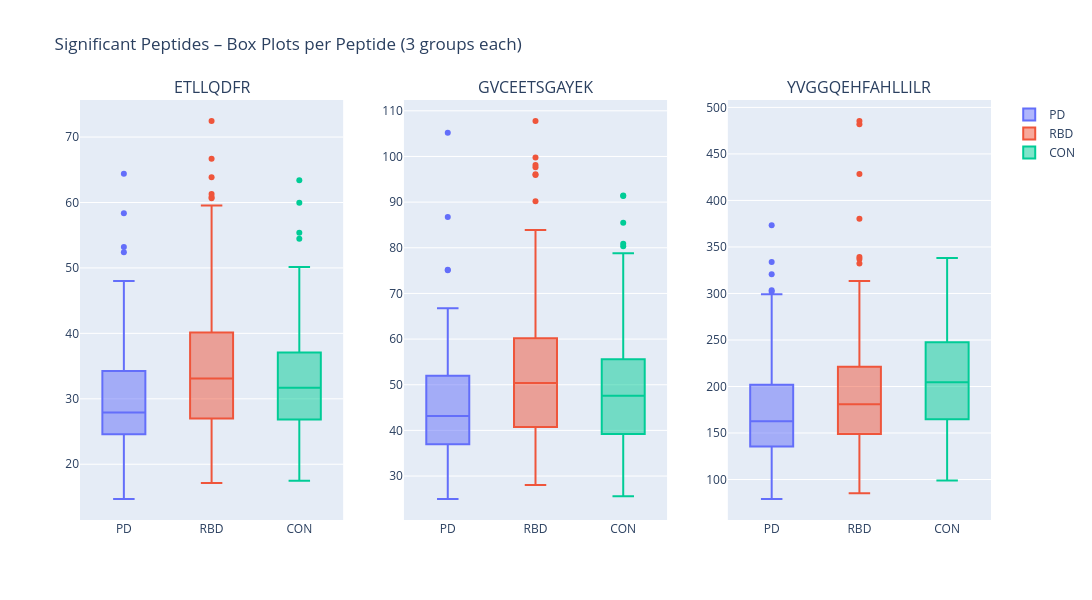

The code cell stored with this chart in its notebook:
### Markdown cell above
**7.2**: Box plots

### Code cell
fig_box = make_subplots(
    rows=1,
    cols=len(sig_peptides),
    shared_yaxes=False,
    subplot_titles=sig_peptides
)
for col_idx, peptide in enumerate(sig_peptides, start=1):
    row_pep = df.loc[df["Peptide"] == peptide].iloc[0]
    for g in group_names:
        values = row_pep[groups[g]].astype(float).values
        fig_box.add_trace(
            go.Box(
                y=values,
                name=g,
                boxpoints="outliers",
                showlegend=(col_idx == 1),
                marker_color=group_colors.get(g),
            ),
            row=1,
            col=col_idx
        )
width_box = max(400 * len(sig_peptides), 800)
height_box = 600
fig_box.update_layout(
    title="Significant Peptides – Box Plots per Peptide (3 groups each)",
    width=width_box,
    height=height_box
)
fig_box.show()
print(f"Step 7.2: Box plots done.")
